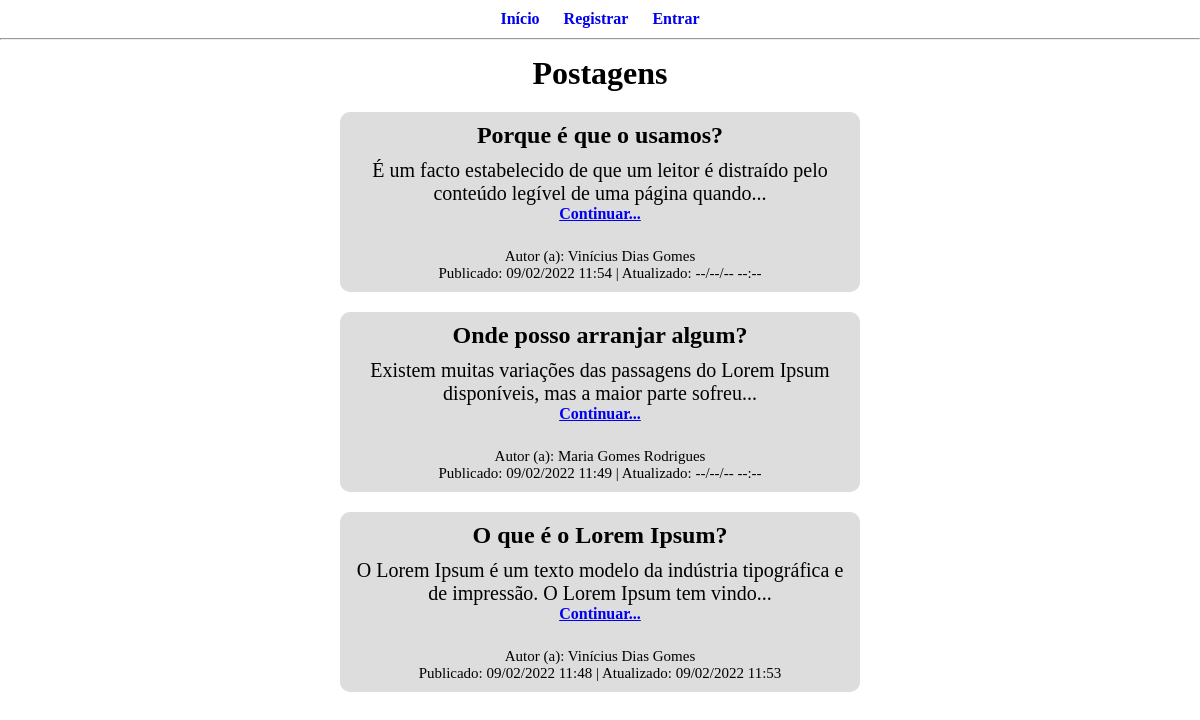
The page / on the database its author committed.
### blog/blueprints/database.py (models this page shows, shortened)
class Post(db.Model):
    __tablename__ = "posts"
    id_post = db.Column(db.Integer, primary_key=True, autoincrement=True)
    title = db.Column(db.String(50), nullable=False)
    text = db.Column(db.String(1500), nullable=False)
    created_date_time = db.Column(db.String(16), nullable=False)
    updated_date_time = db.Column(db.String(16), nullable=False)
    users_id_user = db.Column(
        db.Integer, db.ForeignKey("users.id_user"), nullable=False
    )

class User(db.Model):
    __tablename__ = "users"
    id_user = db.Column(db.Integer, primary_key=True, autoincrement=True)
    name = db.Column(db.String(60), nullable=False)
    name_user = db.Column(db.String(15), unique=True, nullable=False)
    password = db.Column(db.String(102), nullable=False)

### blog/blueprints/blog.py (the view)
@bp.route("/")
def index():
    try:
        results = (
            db.session.query(
                Post.id_post,
                Post.title,
                Post.text,
                Post.created_date_time,
                Post.updated_date_time,
                User.name,
            )
            .join(User)
            .filter(Post.users_id_user == User.id_user)
            .order_by(Post.id_post.desc())
            .all()
        )
        db.session.close()
        if results == []:
            flash("Não há postagens!")
    except Exception as e:
        flash("Erro ao consultar postagens!")
        print(f"\nERRO AO CONSULTAR POSTAGENS: {e}")
    return render_template("blog/index.html", title="Postagens", results=results)

### blog/blueprints/authentication.py (called while the page is built)
@bp.before_app_request
def load_logged_in_user():
    try:
        id_session = session.get("id_user")
        if id_session:
            print(f"USUÁRIO LOGADO, ID SESSÃO = {id_session}")
            g.id_user = id_session
        else:
            print("USUÁRIO DESLOGADO")
            g.id_user = None
    except Exception as e:
        flash("Erro para validar!")
        print(f"\nERRO AO VALIDAR: {e}")

### blog/templates/blog/index.html (shortened to what this page needs)
{% extends "base.html" %}
{% block body %}
<main>
    <h1>{{ title }}</h1>
    {% if results %}
    {% for result in results %}
    <article id="art_post">
        <h2>{{ result.title }}</h2>
        <p>
            {{ result.text|truncate(100) }}
            <br>
        <h4><a href="{{ url_for('blog.post', id=result.id_post) }}">Continuar...</a></h4>
        </p>
        <label id="lb_information">Autor (a): {{ result.name }}<br>Publicado: {{ result.created_date_time }} |
            Atualizado:
            {{
            result.updated_date_time }}</label>
    </article>
    {% endfor %}
    {% endif %}
</main>
{% endblock %}

### blog/templates/base.html (shortened to what this page needs)
<!DOCTYPE html>
<html lang="pt-br">
<head>
    <link rel="stylesheet" href="{{ url_for('static', filename='css/general.css') }}">
</head>
<body>
    <nav>
        <ul>
            <li>
                <h4><a href="{{ url_for('blog.index') }}">Início</a></h4>
            </li>
            {% if g.id_user %}
            <li>
                <h4><a href="{{ url_for('blog.my_posts') }}">Minhas Postagens</a></h4>
            </li>
            <li>
                <h4><a href="{{ url_for('authentication.logout') }}">Sair</a></h4>
            </li>
            {% else %}
            <li>
                <h4><a href="{{ url_for('authentication.register') }}">Registrar</a></h4>
            </li>
            <li>
                <h4><a href="{{ url_for('authentication.login') }}">Entrar</a></h4>
            </li>
            {% endif %}
        </ul>
    </nav>
    <hr>
    {% block body %}{% endblock %}
</body>
</html>

### blog/static/css/general.css (style rules this page uses)
* { padding: 0; margin: 0; }
nav { text-align: center; }
ul li a { text-decoration: none; }
ul li { list-style: none; display: inline-block; margin: 10px; }
main { text-align: center; margin: auto; }
h1 { margin-top: 15px; margin-bottom: 15px; }
label { font-size: 20px; display: inline-block; margin-top: 10px; }
#lb_information { font-size: 15px; margin-top: 15px; }
p { font-size: 20px; margin-top: 10px; }
#art_post { width: 500px; margin: auto; margin-top: 20px; padding: 10px; border-radius: 10px; background-color: rgb(221, 221, 221); }

### rows shown on the page
Post: title "Porque é que o usamos?", text "É um facto estabelecido de que um leitor é distraído pelo conteúdo legível de uma página quando...", name "Vinícius Dias Gomes", created_date_time "09/02/2022 11:54", updated_date_time "--/--/-- --:--"
Post: title "Onde posso arranjar algum?", text "Existem muitas variações das passagens do Lorem Ipsum disponíveis, mas a maior parte sofreu...", name "Maria Gomes Rodrigues", created_date_time "09/02/2022 11:49", updated_date_time "--/--/-- --:--"
Post: title "O que é o Lorem Ipsum?", text "O Lorem Ipsum é um texto modelo da indústria tipográfica e de impressão. O Lorem Ipsum tem vindo...", name "Vinícius Dias Gomes", created_date_time "09/02/2022 11:48", updated_date_time "09/02/2022 11:53"

### other values the page prints
{{ title }} "Postagens"
